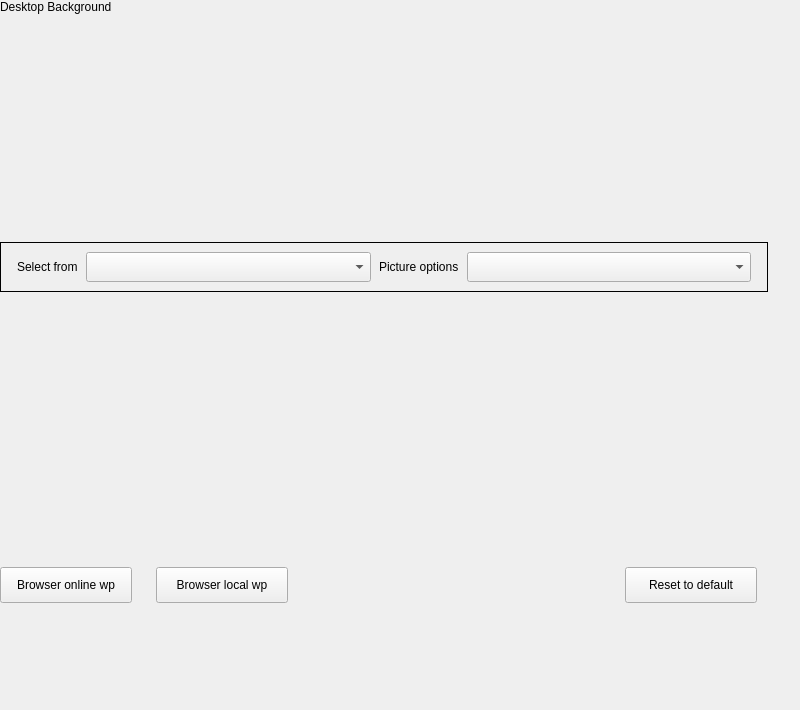
<?xml version="1.0" encoding="UTF-8"?>
<ui version="4.0">
 <class>Wallpaper</class>
 <widget class="QWidget" name="Wallpaper">
  <property name="geometry">
   <rect>
    <x>0</x>
    <y>0</y>
    <width>800</width>
    <height>710</height>
   </rect>
  </property>
  <property name="minimumSize">
   <size>
    <width>0</width>
    <height>0</height>
   </size>
  </property>
  <property name="maximumSize">
   <size>
    <width>16777215</width>
    <height>16777215</height>
   </size>
  </property>
  <property name="windowTitle">
   <string notr="true">Wallpaper</string>
  </property>
  <layout class="QVBoxLayout" name="verticalLayout_2">
   <property name="spacing">
    <number>0</number>
   </property>
   <property name="leftMargin">
    <number>0</number>
   </property>
   <property name="topMargin">
    <number>0</number>
   </property>
   <property name="rightMargin">
    <number>32</number>
   </property>
   <property name="bottomMargin">
    <number>48</number>
   </property>
   <item>
    <widget class="QWidget" name="widget_5" native="true">
     <property name="minimumSize">
      <size>
       <width>550</width>
       <height>0</height>
      </size>
     </property>
     <property name="maximumSize">
      <size>
       <width>960</width>
       <height>16777215</height>
      </size>
     </property>
     <layout class="QVBoxLayout" name="verticalLayout_6">
      <property name="spacing">
       <number>0</number>
      </property>
      <property name="leftMargin">
       <number>0</number>
      </property>
      <property name="topMargin">
       <number>0</number>
      </property>
      <property name="rightMargin">
       <number>0</number>
      </property>
      <property name="bottomMargin">
       <number>0</number>
      </property>
      <item>
       <layout class="QVBoxLayout" name="verticalLayout_3">
        <property name="spacing">
         <number>24</number>
        </property>
        <property name="bottomMargin">
         <number>10</number>
        </property>
        <item>
         <widget class="QLabel" name="titleLabel">
          <property name="sizePolicy">
           <sizepolicy hsizetype="Fixed" vsizetype="Fixed">
            <horstretch>0</horstretch>
            <verstretch>0</verstretch>
           </sizepolicy>
          </property>
          <property name="text">
           <string>Desktop Background</string>
          </property>
         </widget>
        </item>
        <item>
         <widget class="QStackedWidget" name="previewStackedWidget">
          <property name="minimumSize">
           <size>
            <width>0</width>
            <height>180</height>
           </size>
          </property>
          <property name="maximumSize">
           <size>
            <width>16777215</width>
            <height>180</height>
           </size>
          </property>
          <widget class="QWidget" name="pPicturePage">
           <layout class="QHBoxLayout" name="horizontalLayout_8">
            <property name="spacing">
             <number>0</number>
            </property>
            <property name="leftMargin">
             <number>0</number>
            </property>
            <property name="topMargin">
             <number>0</number>
            </property>
            <property name="rightMargin">
             <number>0</number>
            </property>
            <property name="bottomMargin">
             <number>0</number>
            </property>
            <item>
             <layout class="QHBoxLayout" name="horizontalLayout">
              <item>
               <widget class="QLabel" name="previewLabel">
                <property name="sizePolicy">
                 <sizepolicy hsizetype="Fixed" vsizetype="Fixed">
                  <horstretch>0</horstretch>
                  <verstretch>0</verstretch>
                 </sizepolicy>
                </property>
                <property name="minimumSize">
                 <size>
                  <width>300</width>
                  <height>180</height>
                 </size>
                </property>
                <property name="maximumSize">
                 <size>
                  <width>300</width>
                  <height>180</height>
                 </size>
                </property>
                <property name="text">
                 <string/>
                </property>
               </widget>
              </item>
              <item>
               <spacer name="horizontalSpacer">
                <property name="orientation">
                 <enum>Qt::Horizontal</enum>
                </property>
                <property name="sizeHint" stdset="0">
                 <size>
                  <width>40</width>
                  <height>20</height>
                 </size>
                </property>
               </spacer>
              </item>
             </layout>
            </item>
           </layout>
          </widget>
          <widget class="QWidget" name="pColorPage">
           <layout class="QHBoxLayout" name="horizontalLayout_10">
            <property name="spacing">
             <number>0</number>
            </property>
            <property name="leftMargin">
             <number>0</number>
            </property>
            <property name="topMargin">
             <number>0</number>
            </property>
            <property name="rightMargin">
             <number>0</number>
            </property>
            <property name="bottomMargin">
             <number>0</number>
            </property>
            <item>
             <layout class="QHBoxLayout" name="horizontalLayout_9">
              <item>
               <widget class="QWidget" name="previewWidget" native="true">
                <property name="minimumSize">
                 <size>
                  <width>300</width>
                  <height>0</height>
                 </size>
                </property>
                <property name="maximumSize">
                 <size>
                  <width>300</width>
                  <height>16777215</height>
                 </size>
                </property>
               </widget>
              </item>
              <item>
               <spacer name="horizontalSpacer_2">
                <property name="orientation">
                 <enum>Qt::Horizontal</enum>
                </property>
                <property name="sizeHint" stdset="0">
                 <size>
                  <width>40</width>
                  <height>20</height>
                 </size>
                </property>
               </spacer>
              </item>
             </layout>
            </item>
           </layout>
          </widget>
         </widget>
        </item>
        <item>
         <widget class="QFrame" name="switchFrame">
          <property name="minimumSize">
           <size>
            <width>0</width>
            <height>50</height>
           </size>
          </property>
          <property name="maximumSize">
           <size>
            <width>16777215</width>
            <height>50</height>
           </size>
          </property>
          <property name="frameShape">
           <enum>QFrame::Box</enum>
          </property>
          <layout class="QHBoxLayout" name="horizontalLayout_3">
           <property name="spacing">
            <number>0</number>
           </property>
           <property name="leftMargin">
            <number>0</number>
           </property>
           <property name="topMargin">
            <number>0</number>
           </property>
           <property name="rightMargin">
            <number>0</number>
           </property>
           <property name="bottomMargin">
            <number>0</number>
           </property>
           <item>
            <layout class="QHBoxLayout" name="horizontalLayout_2">
             <property name="spacing">
              <number>8</number>
             </property>
             <property name="leftMargin">
              <number>16</number>
             </property>
             <property name="rightMargin">
              <number>16</number>
             </property>
             <item>
              <widget class="QLabel" name="label_3">
               <property name="sizePolicy">
                <sizepolicy hsizetype="Fixed" vsizetype="Fixed">
                 <horstretch>0</horstretch>
                 <verstretch>0</verstretch>
                </sizepolicy>
               </property>
               <property name="text">
                <string>Select from</string>
               </property>
              </widget>
             </item>
             <item>
              <widget class="QComboBox" name="formComBox">
               <property name="minimumSize">
                <size>
                 <width>144</width>
                 <height>0</height>
                </size>
               </property>
               <property name="maximumSize">
                <size>
                 <width>16777215</width>
                 <height>30</height>
                </size>
               </property>
               <property name="styleSheet">
                <string notr="true"/>
               </property>
              </widget>
             </item>
             <item>
              <widget class="QLabel" name="picOptionsLabel">
               <property name="sizePolicy">
                <sizepolicy hsizetype="Fixed" vsizetype="Fixed">
                 <horstretch>0</horstretch>
                 <verstretch>0</verstretch>
                </sizepolicy>
               </property>
               <property name="text">
                <string>Picture options</string>
               </property>
              </widget>
             </item>
             <item>
              <widget class="QComboBox" name="picOptionsComBox">
               <property name="minimumSize">
                <size>
                 <width>144</width>
                 <height>0</height>
                </size>
               </property>
               <property name="maximumSize">
                <size>
                 <width>16777215</width>
                 <height>30</height>
                </size>
               </property>
               <property name="styleSheet">
                <string notr="true"/>
               </property>
              </widget>
             </item>
            </layout>
           </item>
          </layout>
         </widget>
        </item>
        <item>
         <widget class="QStackedWidget" name="substackedWidget">
          <property name="minimumSize">
           <size>
            <width>0</width>
            <height>0</height>
           </size>
          </property>
          <property name="maximumSize">
           <size>
            <width>16777215</width>
            <height>16777215</height>
           </size>
          </property>
          <property name="currentIndex">
           <number>0</number>
          </property>
          <widget class="QWidget" name="picturePage">
           <layout class="QVBoxLayout" name="verticalLayout">
            <property name="spacing">
             <number>48</number>
            </property>
            <property name="leftMargin">
             <number>0</number>
            </property>
            <property name="topMargin">
             <number>20</number>
            </property>
            <property name="rightMargin">
             <number>0</number>
            </property>
            <property name="bottomMargin">
             <number>0</number>
            </property>
            <item>
             <widget class="QWidget" name="picListWidget" native="true"/>
            </item>
            <item>
             <widget class="QWidget" name="widget_4" native="true">
              <property name="minimumSize">
               <size>
                <width>0</width>
                <height>0</height>
               </size>
              </property>
              <property name="maximumSize">
               <size>
                <width>16777215</width>
                <height>16777215</height>
               </size>
              </property>
              <layout class="QHBoxLayout" name="horizontalLayout_6">
               <property name="leftMargin">
                <number>0</number>
               </property>
               <item>
                <layout class="QHBoxLayout" name="horizontalLayout_4">
                 <property name="spacing">
                  <number>24</number>
                 </property>
                 <item>
                  <widget class="QPushButton" name="browserOnlinewpBtn">
                   <property name="minimumSize">
                    <size>
                     <width>132</width>
                     <height>36</height>
                    </size>
                   </property>
                   <property name="maximumSize">
                    <size>
                     <width>132</width>
                     <height>36</height>
                    </size>
                   </property>
                   <property name="text">
                    <string>Browser online wp</string>
                   </property>
                  </widget>
                 </item>
                 <item>
                  <widget class="QPushButton" name="browserLocalwpBtn">
                   <property name="minimumSize">
                    <size>
                     <width>132</width>
                     <height>36</height>
                    </size>
                   </property>
                   <property name="maximumSize">
                    <size>
                     <width>132</width>
                     <height>36</height>
                    </size>
                   </property>
                   <property name="text">
                    <string>Browser local wp</string>
                   </property>
                  </widget>
                 </item>
                 <item>
                  <spacer name="horizontalSpacer_3">
                   <property name="orientation">
                    <enum>Qt::Horizontal</enum>
                   </property>
                   <property name="sizeHint" stdset="0">
                    <size>
                     <width>434</width>
                     <height>33</height>
                    </size>
                   </property>
                  </spacer>
                 </item>
                 <item>
                  <widget class="QPushButton" name="resetBtn">
                   <property name="minimumSize">
                    <size>
                     <width>132</width>
                     <height>36</height>
                    </size>
                   </property>
                   <property name="maximumSize">
                    <size>
                     <width>132</width>
                     <height>36</height>
                    </size>
                   </property>
                   <property name="text">
                    <string>Reset to default</string>
                   </property>
                  </widget>
                 </item>
                </layout>
               </item>
              </layout>
             </widget>
            </item>
           </layout>
          </widget>
          <widget class="QWidget" name="colorPage">
           <layout class="QVBoxLayout" name="verticalLayout_5">
            <property name="spacing">
             <number>0</number>
            </property>
            <property name="leftMargin">
             <number>0</number>
            </property>
            <property name="topMargin">
             <number>0</number>
            </property>
            <property name="rightMargin">
             <number>0</number>
            </property>
            <property name="bottomMargin">
             <number>0</number>
            </property>
            <item>
             <layout class="QVBoxLayout" name="verticalLayout_4">
              <property name="spacing">
               <number>2</number>
              </property>
              <property name="topMargin">
               <number>24</number>
              </property>
              <property name="bottomMargin">
               <number>9</number>
              </property>
              <item>
               <widget class="QWidget" name="colorListWidget" native="true"/>
              </item>
              <item>
               <widget class="QWidget" name="widget" native="true">
                <property name="minimumSize">
                 <size>
                  <width>0</width>
                  <height>60</height>
                 </size>
                </property>
                <property name="maximumSize">
                 <size>
                  <width>16777215</width>
                  <height>60</height>
                 </size>
                </property>
               </widget>
              </item>
              <item>
               <widget class="QWidget" name="widget_2" native="true">
                <property name="minimumSize">
                 <size>
                  <width>0</width>
                  <height>60</height>
                 </size>
                </property>
                <property name="maximumSize">
                 <size>
                  <width>16777215</width>
                  <height>60</height>
                 </size>
                </property>
               </widget>
              </item>
              <item>
               <widget class="QWidget" name="widget_3" native="true">
                <property name="minimumSize">
                 <size>
                  <width>0</width>
                  <height>60</height>
                 </size>
                </property>
                <property name="maximumSize">
                 <size>
                  <width>16777215</width>
                  <height>60</height>
                 </size>
                </property>
               </widget>
              </item>
              <item>
               <layout class="QHBoxLayout" name="horizontalLayout_5">
                <item>
                 <widget class="QPushButton" name="cancelBtn">
                  <property name="minimumSize">
                   <size>
                    <width>100</width>
                    <height>36</height>
                   </size>
                  </property>
                  <property name="maximumSize">
                   <size>
                    <width>100</width>
                    <height>36</height>
                   </size>
                  </property>
                  <property name="text">
                   <string>Cancel</string>
                  </property>
                 </widget>
                </item>
                <item>
                 <widget class="QPushButton" name="certainBtn">
                  <property name="minimumSize">
                   <size>
                    <width>100</width>
                    <height>36</height>
                   </size>
                  </property>
                  <property name="maximumSize">
                   <size>
                    <width>100</width>
                    <height>36</height>
                   </size>
                  </property>
                  <property name="text">
                   <string>Ok</string>
                  </property>
                 </widget>
                </item>
                <item>
                 <spacer name="horizontalSpacer_4">
                  <property name="orientation">
                   <enum>Qt::Horizontal</enum>
                  </property>
                  <property name="sizeHint" stdset="0">
                   <size>
                    <width>40</width>
                    <height>20</height>
                   </size>
                  </property>
                 </spacer>
                </item>
               </layout>
              </item>
             </layout>
            </item>
           </layout>
          </widget>
         </widget>
        </item>
       </layout>
      </item>
     </layout>
    </widget>
   </item>
  </layout>
 </widget>
 <layoutdefault spacing="6" margin="11"/>
 <resources/>
 <connections/>
</ui>
